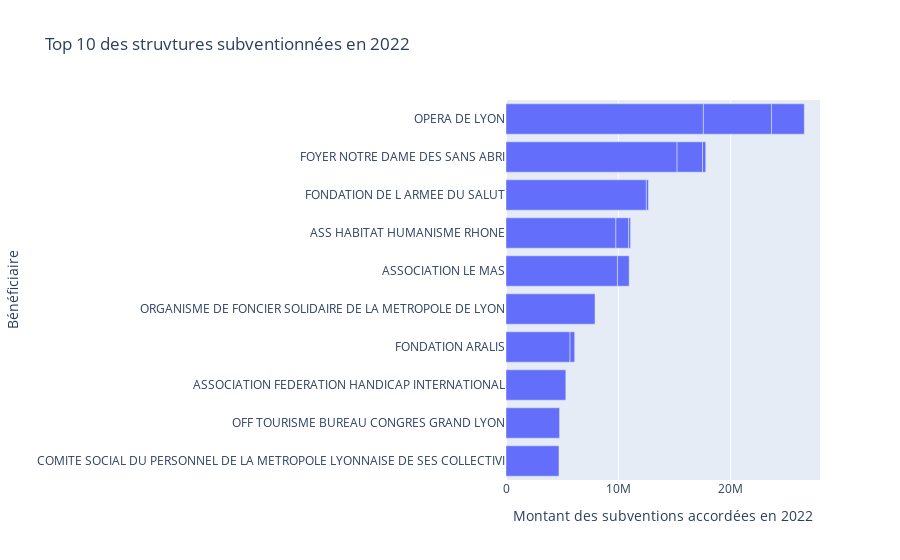

Notebook cell for this chart:
### Code cell
#Top structures subventionnées
fig = px.bar(df_financeur_benef2.head(20), x="Montant_x", y="Bénéficiaire",
        barmode = 'stack',
        title = "Top 10 des structures subventionnées en 2022"
)
fig.update_traces(textposition="inside")
fig.update_layout(
    autosize=True,
    uniformtext_minsize=8,
    uniformtext_mode="hide",
    showlegend=False,
    xaxis_title="Montant des subventions accordées en 2022",
    yaxis=dict(autorange="reversed")
)
fig.show()

### Figure 1 — Plotly figure (JSON) as saved in the notebook; plotly's stock layout.template omitted (floating-point values rounded to 4 significant figures)
{"data": [{"alignmentgroup": "True", "hovertemplate": "Montant_x=%{x}<br>Bénéficiaire=%{y}<extra></extra>", "legendgroup": "", "marker": {"color": "#636efa", "pattern": {"shape": ""}}, "name": "", "offsetgroup": "", "orientation": "h", "showlegend": false, "textposition": "inside", "type": "bar", "x": [17570000.0, 6063476, 2919391, 15230000.0, 2262000.0, 289000, 12490000.0, 200700.0, 35000, 9783000.0, 1139740, 168811, 9922000.0, 1044000.0, 7925000, 5702000.0, 411420, 5325436, 4769000.0, 4716000.0], "xaxis": "x", "y": ["OPERA DE LYON", "OPERA DE LYON", "OPERA DE LYON", "FOYER NOTRE DAME DES SANS ABRI", "FOYER NOTRE DAME DES SANS ABRI", "FOYER NOTRE DAME DES SANS ABRI", "FONDATION DE L ARMEE DU SALUT", "FONDATION DE L ARMEE DU SALUT", "FONDATION DE L ARMEE DU SALUT", "ASS HABITAT HUMANISME RHONE", "ASS HABITAT HUMANISME RHONE", "ASS HABITAT HUMANISME RHONE", "ASSOCIATION LE MAS", "ASSOCIATION LE MAS", "ORGANISME DE FONCIER SOLIDAIRE DE LA METROPOLE DE LYON", "FONDATION ARALIS", "FONDATION ARALIS", "ASSOCIATION FEDERATION HANDICAP INTERNATIONAL", "OFF TOURISME BUREAU CONGRES GRAND LYON", "COMITE SOCIAL DU PERSONNEL DE LA METROPOLE LYONNAISE DE SES COLLECTIVI"], "yaxis": "y"}], "layout": {"autosize": true, "barmode": "stack", "legend": {"tracegroupgap": 0}, "showlegend": false, "title": {"text": "Top 10 des struvtures subventionnées en 2022"}, "uniformtext": {"minsize": 8, "mode": "hide"}, "xaxis": {"anchor": "y", "domain": [0, 1], "title": {"text": "Montant des subventions accordées en 2022"}}, "yaxis": {"anchor": "x", "autorange": "reversed", "domain": [0, 1], "title": {"text": "Bénéficiaire"}}}}
